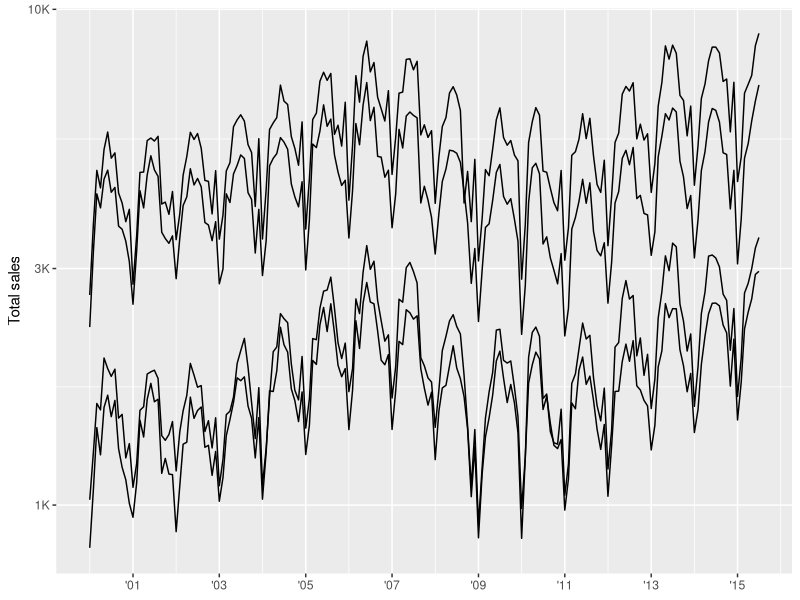
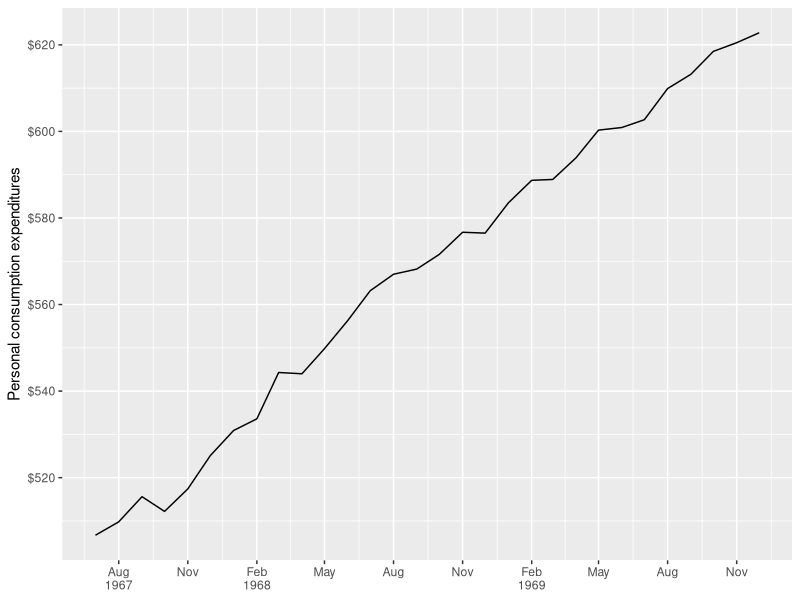
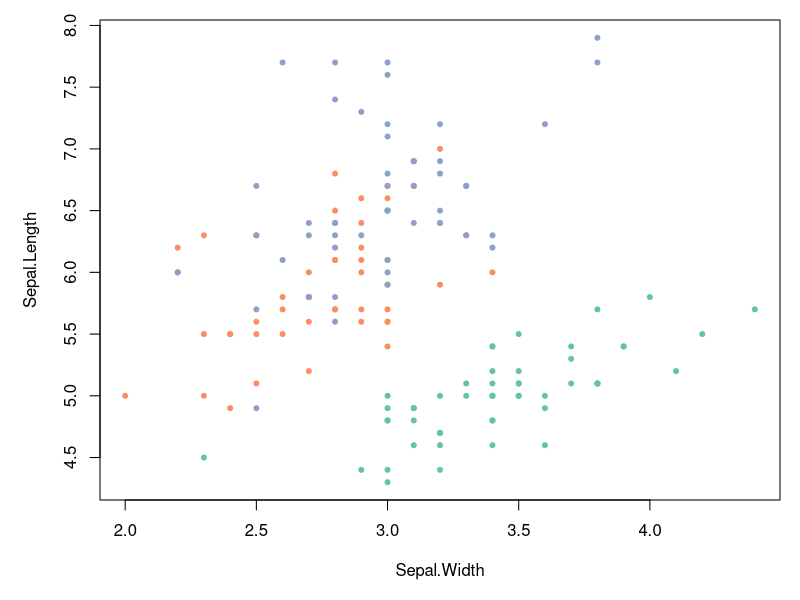
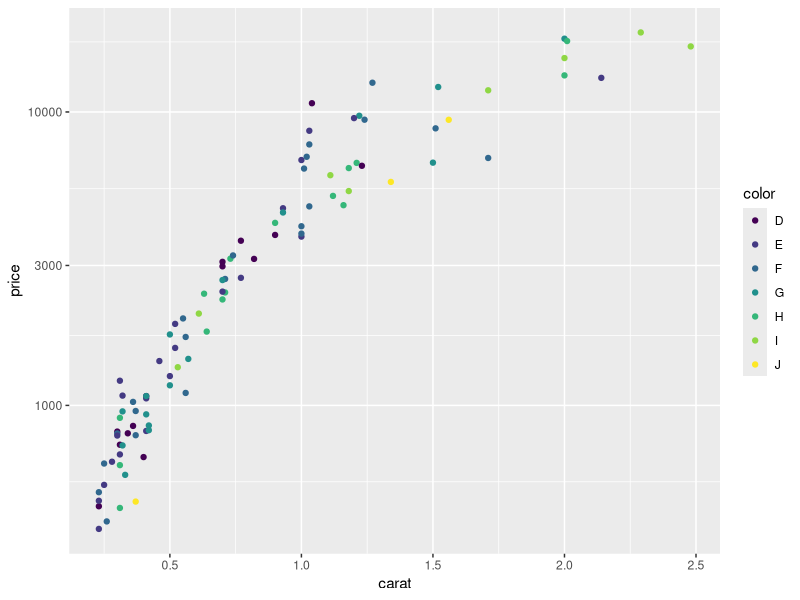

Here is the R script that generated these plots, in order:
## ---- chunk 1
knitr::opts_chunk$set(
  collapse = TRUE,
  comment = "#>",
  fig.path = "man/figures/README-",
  fig.width = 5,
  fig.height = 3
)
## ---- chunk 2
library(ggplot2)
library(dplyr, warn.conflicts = FALSE)
library(lubridate, warn.conflicts = FALSE)

txhousing %>% 
  mutate(date = make_date(year, month, 1)) %>% 
  group_by(city) %>% 
  filter(min(sales) > 5e2) %>% 
  ggplot(aes(date, sales, group = city)) + 
  geom_line(na.rm = TRUE) + 
  scale_x_date(
    NULL,
    breaks = scales::breaks_width("2 years"), 
    labels = scales::label_date("'%y")
  ) + 
  scale_y_log10(
    "Total sales",
    labels = scales::label_number(scale_cut = scales::cut_short_scale())
  )

economics %>% 
  filter(date < ymd("1970-01-01")) %>% 
  ggplot(aes(date, pce)) + 
  geom_line() + 
  scale_x_date(NULL,
    breaks = scales::breaks_width("3 months"), 
    labels = scales::label_date_short()
  ) + 
  scale_y_continuous("Personal consumption expenditures",
    breaks = scales::breaks_extended(8),
    labels = scales::label_dollar()  
  )
## ---- chunk 3
library(scales)
# pull a list of colours from any palette
pal_viridis()(4)

# use in combination with baseR `palette()` to set new defaults
palette(pal_brewer(palette = "Set2")(4))
par(mar = c(5, 5, 1, 1))
plot(Sepal.Length ~ Sepal.Width, data = iris, col = Species, pch = 20)
## ---- chunk 4
# use new_transform to build a new transformation
transform_logp3 <- new_transform(
  name = "logp",
  transform = function(x) log(x + 3),
  inverse = function(x) exp(x) - 3,
  breaks = log_breaks()
)

dsamp <- sample_n(diamonds, 100)
ggplot(dsamp, aes(carat, price, colour = color)) +
  geom_point() + 
  scale_y_continuous(trans = transform_logp3)
